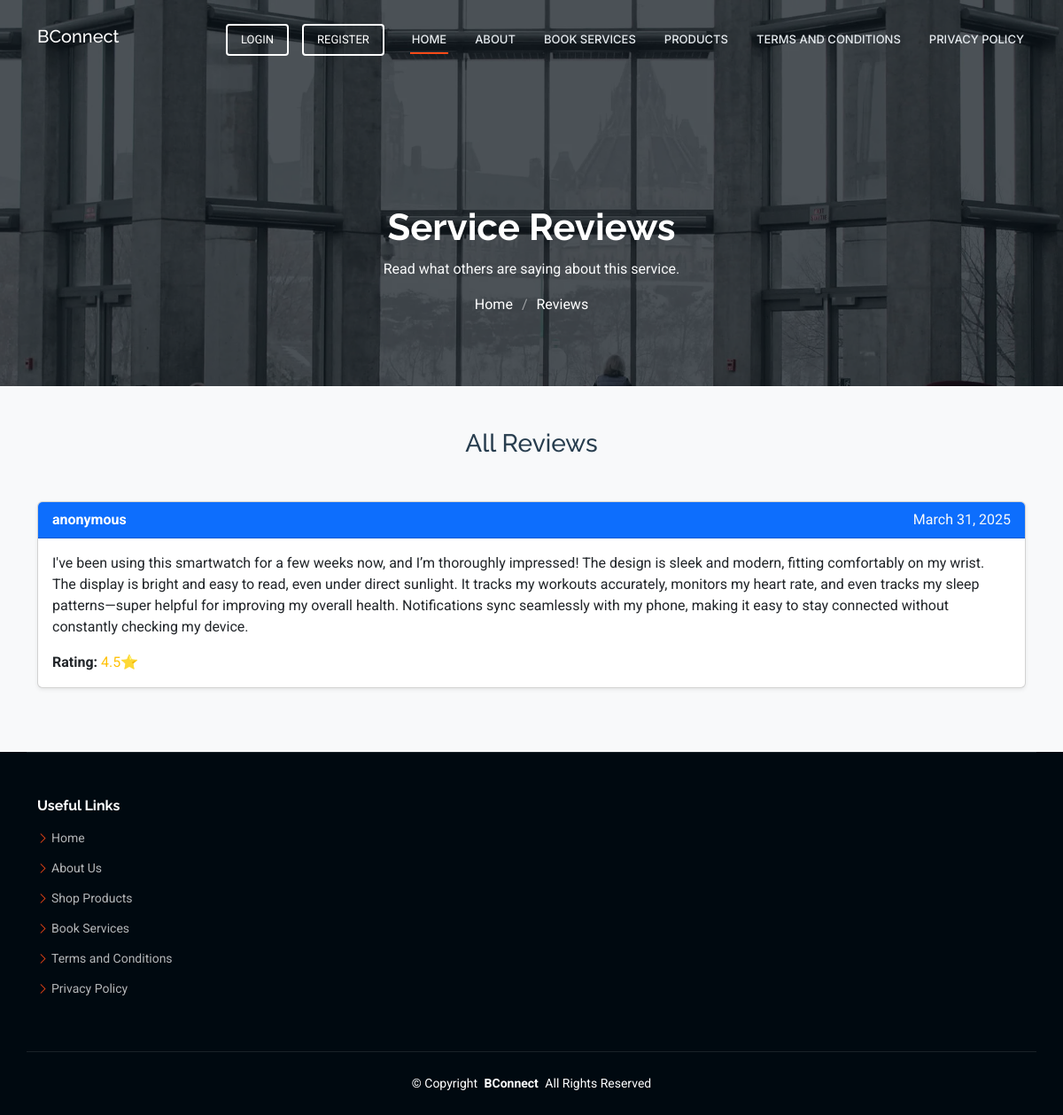
/product/1/reviews/, run on the app's committed database.
### main/models.py (models this page shows, shortened)
class ProductRating(models.Model):
    product = models.ForeignKey(Products, on_delete=models.CASCADE, related_name="product_ratings")
    user = models.ForeignKey(settings.AUTH_USER_MODEL, on_delete=models.CASCADE)
    user_name = models.CharField(max_length=250, blank=False, default='anonymous')
    rating = models.DecimalField(max_digits=2, decimal_places=1, choices=[(i/2, str(i/2)) for i in range(0, 11)])
    review = models.TextField(max_length=500, blank=True, null=True)
    created_at = models.DateTimeField(auto_now_add=True)
    class Meta:
        unique_together = ('product', 'user')

### main/views.py (the view)
# urls.py: path('product/<int:product_id>/reviews/', product_reviews, name='product_reviews'),
def product_reviews(request, product_id):
    product = get_object_or_404(Products, id=product_id)
    reviews = ProductRating.objects.filter(product=product).order_by('-created_at')
    return render(request, 'main/service_review.html', {
        'service': product,
        'reviews': reviews,
    })

### main/templates/main/service_review.html (shortened to what this page needs)
{% extends 'main/base.html' %}
{% load static %}
{% block content %}
  <div class="page-title dark-background" data-aos="fade" style="background-image: url({% static 'assets/img/page-title-bg.webp' %});">
    <div class="container position-relative">
      <br><br><br>
      <h1 class="text-white">Service Reviews</h1>
      <p class="text-light">Read what others are saying about this service.</p>
      <nav class="breadcrumbs">
        <ol>
          <li><a href="{% url 'home' %}" class="text-white">Home</a></li>
          <li class="current text-white">Reviews</li>
        </ol>
      </nav>
    </div>
  </div>
  <section id="service-reviews" class="service-reviews section py-5 bg-light">
    <div class="container">
      <h3 class="text-center mb-5">All Reviews</h3>
      {% if reviews %}
        <div class="reviews-list">
          {% for review in reviews %}
            <div class="review card shadow-sm mb-4">
              <div class="card-header d-flex justify-content-between align-items-center bg-primary text-white">
                <strong>{{ review.user_name }}</strong>
                <span class="text-light">{{ review.created_at|date:"F d, Y" }}</span>
              </div>
              <div class="card-body">
                <p class="review-text">{{ review.review }}</p>
                <p class="mb-0"><strong>Rating:</strong> <span class="text-warning">{{ review.rating }}⭐</span></p>
              </div>
            </div>
          {% endfor %}
        </div>
      {% else %}
        <p class="text-center text-muted">No reviews yet. Be the first to review this service!</p>
      {% endif %}
    </div>
  </section>
{% endblock %}

### main/static/assets/css/main.css (style rules this page uses)
:root { --default-font: "Roboto", system-ui, -apple-system, "Segoe UI", Roboto, "Helvetica Neue", Arial, "Noto Sans", "Liberation Sans", sans-serif, "Apple Color Emoji", "Segoe UI Emoji", "Segoe UI Symbol", "Noto Color Emoji"; --heading-font: "Raleway", sans-serif; --nav-font: "Inter", sans-serif; }
:root { --background-color: #ffffff; --default-color: #444444; --heading-color: #273d4e; --accent-color: #ff4a17; --surface-color: #ffffff; --contrast-color: #ffffff; }
:root { --nav-color: #e5eaee; --nav-hover-color: #ff4a17; --nav-mobile-background-color: #ffffff; --nav-dropdown-background-color: #ffffff; --nav-dropdown-color: #444444; --nav-dropdown-hover-color: #ff4a17; }
.dark-background { --background-color: #000910; --default-color: #ffffff; --heading-color: #ffffff; --surface-color: #28323a; --contrast-color: #ffffff; }
:root { scroll-behavior: smooth; }
body { color: var(--default-color); background-color: var(--background-color); font-family: var(--default-font); }
a { color: var(--accent-color); text-decoration: none; transition: 0.3s; }
h1, h2, h3, h4, h5, h6 { color: var(--heading-color); font-family: var(--heading-font); }
.page-title { color: var(--default-color); background-color: var(--background-color); background-size: cover; background-position: center; background-repeat: no-repeat; padding: 160px 0 80px 0; text-align: center; position: relative; }
.page-title:before { content: ""; background: color-mix(in srgb, var(--background-color), transparent 30%); position: absolute; inset: 0; }
.page-title h1 { font-size: 42px; font-weight: 700; margin-bottom: 10px; }
.page-title .breadcrumbs ol { display: flex; flex-wrap: wrap; list-style: none; justify-content: center; padding: 0; margin: 0; font-size: 16px; font-weight: 400; }
.page-title .breadcrumbs ol li+li { padding-left: 10px; }
.page-title .breadcrumbs ol li+li::before { content: "/"; display: inline-block; padding-right: 10px; color: color-mix(in srgb, var(--default-color), transparent 50%); }
section, .section { color: var(--default-color); background-color: var(--background-color); padding: 60px 0; scroll-margin-top: 90px; overflow: clip; }

### data on the page
ProductRating: user_name "anonymous", created_at "March 31, 2025", review "I've been using this smartwatch for a few weeks now, and I’m thoroughly impressed! The design is sleek and modern, fitting comfortably on my wrist. The display is bright and easy to read, even under direct sunlight. It tracks my workouts accurately, monitors my heart rate, and even tracks my sleep patterns—super helpful for improving my overall health. Notifications sync seamlessly with my phone, making it easy to stay connected without constantly checking my device.", rating "4.5"
